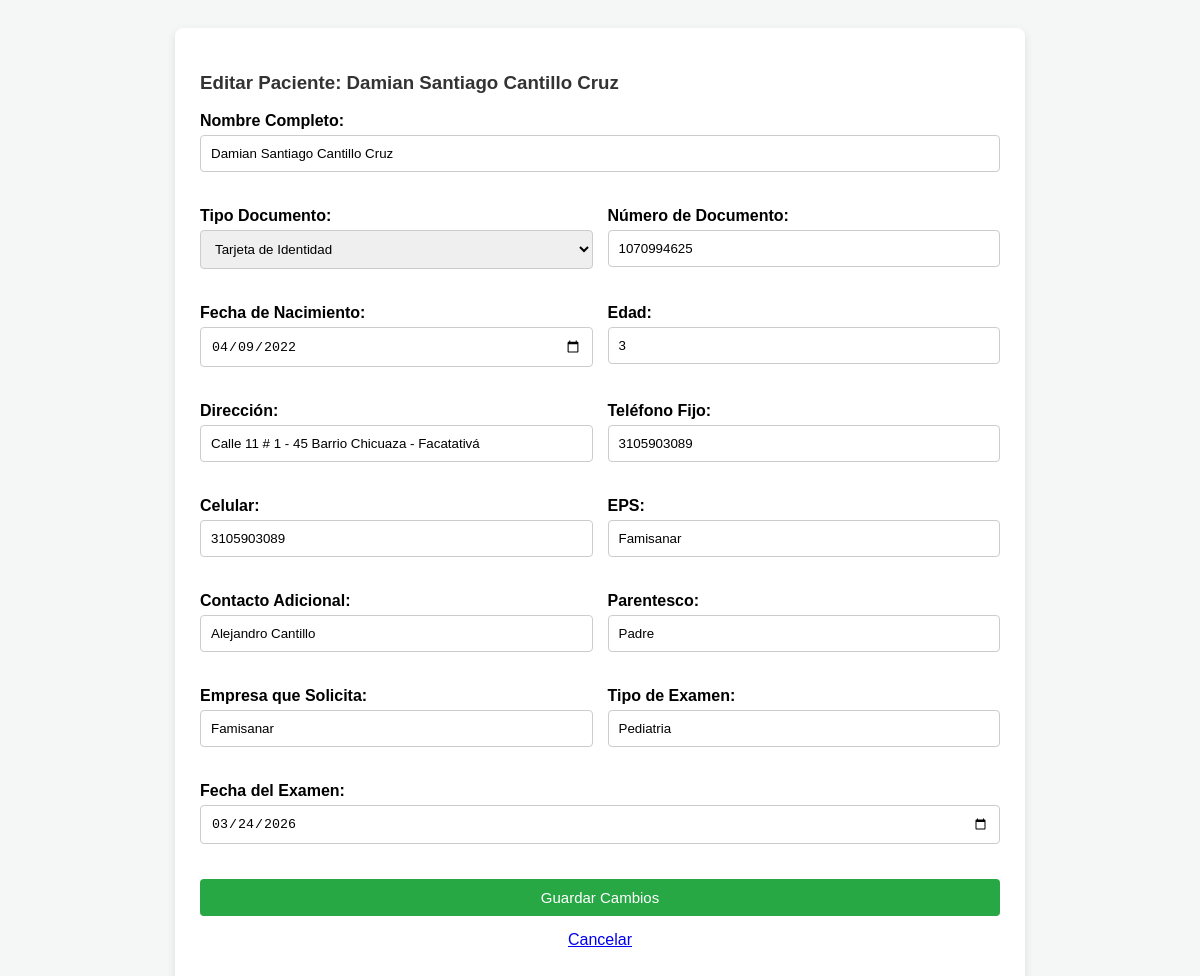
Screenshot of /index.php?action=edit&id=4 with the database file from the repository.
### tables this page shows
CREATE TABLE `pacientes` (
  `id` int(11) NOT NULL,
  `nombre_completo` varchar(150) NOT NULL,
  `tipo_documento` varchar(50) NOT NULL,
  `numero_documento` varchar(50) NOT NULL,
  `direccion` varchar(150) DEFAULT NULL,
  `telefono` varchar(20) DEFAULT NULL,
  `celular` varchar(20) NOT NULL,
  `fecha_nacimiento` date DEFAULT NULL,
  `edad` int(11) NOT NULL,
  `eps` varchar(100) NOT NULL,
  `contacto_adicional` varchar(150) DEFAULT NULL,
  `parentesco` varchar(50) DEFAULT NULL,
  `tipo_examen` varchar(100) NOT NULL,
  `empresa_solicita` varchar(100) NOT NULL,
  `fecha_examen` date NOT NULL
);

### config/db.php (called while the page is built, shortened)
<?php
class Database {
    private $host = "localhost";
    private $db_name = "ips_alma_vida";
    private $username = "root";
    private $password = "";
    public function getConnection() {
        $this->conn = null;
        try {
            $this->conn = new PDO("mysql:host=" . $this->host . ";dbname=" . $this->db_name, $this->username, $this->password);
            $this->conn->setAttribute(PDO::ATTR_ERRMODE, PDO::ERRMODE_EXCEPTION);
            $this->conn->exec("set names utf8");
        } catch(PDOException $exception) {
            echo "Error de conexión: " . $exception->getMessage();
        }
        return $this->conn;
    }
}
?>

### models/paciente.php (called while the page is built, shortened)
<?php
class Paciente {
    private $conn;
    private $table_name = "pacientes";
    public function __construct($db) {
        $this->conn = $db;
    }
    public function getById($id) {
    $query = "SELECT * FROM " . $this->table_name . " WHERE id = ? LIMIT 0,1";
    $stmt = $this->conn->prepare($query);
    $stmt->bindParam(1, $id);
    $stmt->execute();
    return $stmt->fetch(PDO::FETCH_ASSOC);
    }
}
?>

### views/update.php (the view, shortened to what this page needs)
<!DOCTYPE html>
<html lang="es">
<head>
    <link rel="stylesheet" href="assets/css/styles.css">
</head>
<body>
    <div class="container" style="max-width: 800px;">
        <h3>Editar Paciente: <?= htmlspecialchars($p['nombre_completo']) ?></h3>
        <form id="editForm">
            <div class="grid-2">
                <div class="form-group full-width">
                    <label>Nombre Completo:</label>
                    <input type="text" name="nombre_completo" value="<?= htmlspecialchars($p['nombre_completo']) ?>" required>
                </div>
                <div class="form-group">
                    <label>Tipo Documento:</label>
                    <select name="tipo_documento">
                        <option value="TI" <?= $p['tipo_documento'] == 'TI' ? 'selected' : '' ?>>Tarjeta de Identidad</option>
                    </select>
                </div>
                <div class="form-group">
                    <label>Número de Documento:</label>
                    <input type="text" name="numero_documento" id="num_doc" value="<?= htmlspecialchars($p['numero_documento']) ?>" required>
                </div>
                <div class="form-group">
                    <label>Fecha de Nacimiento:</label>
                    <input type="date" name="fecha_nacimiento" value="<?= htmlspecialchars($p['fecha_nacimiento']) ?>" required>
                </div>
                <div class="form-group">
                    <label>Edad:</label>
                    <input type="number" name="edad" value="<?= htmlspecialchars($p['edad']) ?>" required>
                </div>
                <div class="form-group">
                    <label>Dirección:</label>
                    <input type="text" name="direccion" value="<?= htmlspecialchars($p['direccion']) ?>">
                </div>
                <div class="form-group">
                    <label>Teléfono Fijo:</label>
                    <input type="text" name="telefono" value="<?= htmlspecialchars($p['telefono']) ?>">
                </div>
                <div class="form-group">
                    <label>Celular:</label>
                    <input type="text" name="celular" value="<?= htmlspecialchars($p['celular']) ?>" required>
                </div>
                <div class="form-group">
                    <label>EPS:</label>
                    <input type="text" name="eps" value="<?= htmlspecialchars($p['eps']) ?>" required>
                </div>
                <div class="form-group">
                    <label>Contacto Adicional:</label>
                    <input type="text" name="contacto_adicional" value="<?= htmlspecialchars($p['contacto_adicional']) ?>">
                </div>
                <div class="form-group">
                    <label>Parentesco:</label>
                    <input type="text" name="parentesco" value="<?= htmlspecialchars($p['parentesco']) ?>">
                </div>
                <div class="form-group">
                    <label>Empresa que Solicita:</label>
                    <input type="text" name="empresa_solicita" value="<?= htmlspecialchars($p['empresa_solicita']) ?>" required>
                </div>
                <div class="form-group">
                    <label>Tipo de Examen:</label>
                    <input type="text" name="tipo_examen" value="<?= htmlspecialchars($p['tipo_examen']) ?>" required>
                </div>
                <div class="form-group full-width">
                    <label>Fecha del Examen:</label>
                    <input type="date" name="fecha_examen" value="<?= htmlspecialchars($p['fecha_examen']) ?>" required>
                </div>
            </div>
            <button type="submit" class="btn btn-success" style="width: 100%; margin-top:15px;">Guardar Cambios</button>
            <p style="text-align: center; margin-top: 15px;"><a href="index.php">Cancelar</a></p>
        </form>
    </div>
</body>
</html>

### assets/css/styles.css (style rules this page uses)
body { font-family: Arial, sans-serif; background: #f4f7f6; padding: 20px; }
h1, h2, h3 { color: #333; }
.container, .box, .confirm-box { background: white; max-width: 600px; margin: auto; padding: 25px; border-radius: 8px; box-shadow: 0 4px 10px rgba(0,0,0,0.1); }
.form-group { margin-bottom: 15px; text-align: left; }
label { display: block; margin-bottom: 5px; font-weight: bold; }
input, select { width: 100%; padding: 10px; box-sizing: border-box; border: 1px solid #ccc; border-radius: 4px; margin-bottom: 5px; }
.btn { padding: 10px 15px; border: none; border-radius: 4px; cursor: pointer; color: white; text-decoration: none; display: inline-block; font-size: 15px; }
.btn-success { background: #28a745; }

### views/update.php (style rules this page uses)
.grid-2 { display: grid; grid-template-columns: 1fr 1fr; gap: 15px; }
.full-width { grid-column: span 2; }

### rows the page displays
pacientes: nombre_completo "Damian Santiago Cantillo Cruz", tipo_documento "Tarjeta de Identidad", numero_documento "1070994625", fecha_nacimiento "04/09/2022", edad "3", direccion "Calle 11 # 1 - 45 Barrio Chicuaza - Facatativá", telefono "3105903089", celular "3105903089", eps "Famisanar", contacto_adicional "Alejandro Cantillo", parentesco "Padre", empresa_solicita "Famisanar", tipo_examen "Pediatria", fecha_examen "03/24/2026"
